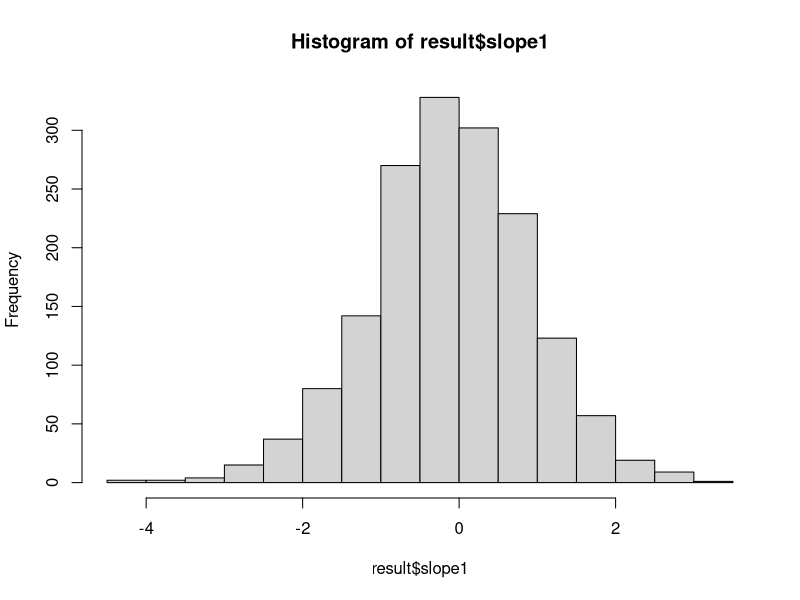

Source code (R): (Note: this script raises an error after producing the figure.)
######################################################
# Data simulation and estimability of the parameters
#
# Author: Alain Danet
#
# Date: 24/03/14
######################################################

# Tasks:
#   - Recreate my protocol
#   - Simulate data with a range of parameters
#   - Estimate the power of the experiment and the estimability of the parameters.

# Protocol

## Dataset

data <- as.data.frame(list(ms= c( rep("o", times=72),
                                  rep("p", times=72)
                                 ),
                           com= 1:4,
                           growth=NA))

str(data)
data$com <- as.factor(data$com)
tapply(data$growth, list( community=data$com, microsite=data$ms), length)


## 1. Simple: simulate differences between treatments in open sites.

open <- data[ which(data$ms =="o"),]
vmean <- seq(0,4, by=0.5) # Means of growth tested
vsd <- seq(2,4, by=0.4) # Standard deviations tested
diff <- 0.1 # Means differences
n <- 18 # number of data replicates
r <- 30 # number of data generations

iterations <- expand.grid(list(mean=vmean,
                               sd=vsd,
                               replicate= seq(1,r,1))
                          )

### Data collector
result <- as.data.frame(list(ms="o",
                             rep= iterations$replicate,
                             mean= iterations$mean,
                             sd= iterations$sd,
                             diff= diff,
                             slope1=NA,
                             slope2=NA,
                             slope3=NA,
                             rsqr=NA
                             )
                        )

### Loop

for (i in 1:nrow(iterations)){
    open[which(open$com==1),]$growth <- rnorm(n=n, mean=iterations$mean[i], sd=iterations$sd[i])
    open[which(open$com==2),]$growth <- rnorm(n=n, mean=iterations$mean[i] - diff, sd=iterations$sd[i])
    open[which(open$com==3),]$growth <- rnorm(n=n, mean=iterations$mean[i] + diff, sd=iterations$sd[i])
    open[which(open$com==4),]$growth <- rnorm(n=n, mean=iterations$mean[i] - 2 * diff, sd=iterations$sd[i])
    
    result[i, c("rep","mean","sd","slope1","slope2","slope3")] <- c( iterations[i,c("replicate","mean","sd")],
                                                                     summary(lm(growth~com,open))$coefficients[2:4, 1])
  }

### Result
hist(result$slope1)
plot(rsqr~sd,result)

### Mean by parameter combinations
tapply(result$slope1, list(mean=result$mean, sd=result$sd),function(x) hist(x))


